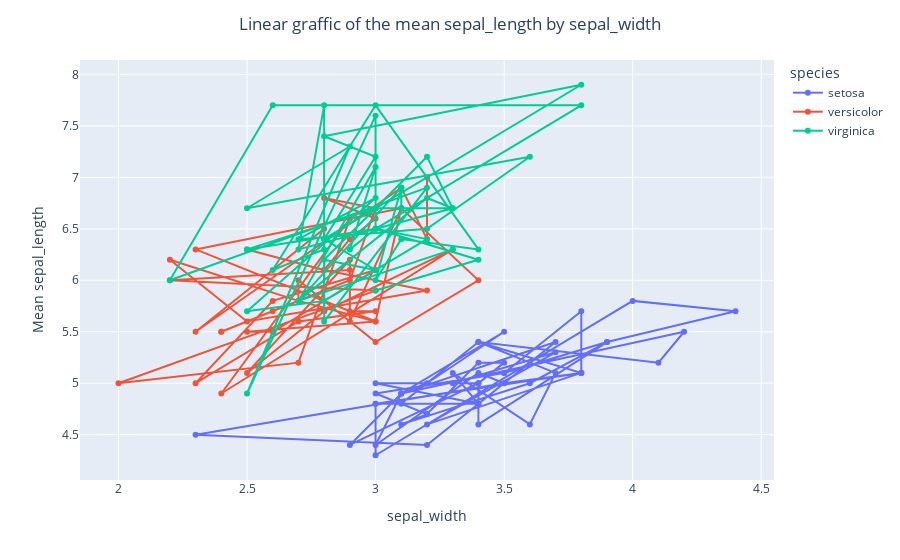

The code cell stored with this chart in its notebook:
### Markdown cell above
### Завдання 1.3

### Code cell
mean = data.groupby(['species', 'sepal_width'])['sepal_length'].mean().reset_index()
fig = px.line(data, x='sepal_width', y='sepal_length', color='species', markers=True)
fig.update_layout(xaxis_title='sepal_width', yaxis_title='Mean sepal_length')
fig.update_layout(title_text="Linear graffic of the mean sepal_length by sepal_width", title_x=0.5)
fig.show()

### Figure 1 — Plotly figure (JSON) as saved in the notebook; plotly's stock layout.template omitted (floating-point values rounded to 4 significant figures)
{"data": [{"hovertemplate": "species=setosa<br>sepal_width=%{x}<br>sepal_length=%{y}<extra></extra>", "legendgroup": "setosa", "line": {"color": "#636efa", "dash": "solid"}, "marker": {"symbol": "circle"}, "mode": "lines+markers", "name": "setosa", "orientation": "v", "showlegend": true, "type": "scatter", "x": [3.5, 3, 3.2, 3.1, 3.6, 3.9, 3.4, 3.4, 2.9, 3.1, 3.7, 3.4, 3, 3, 4, 4.4, 3.9, 3.5, 3.8, 3.8, 3.4, 3.7, 3.6, 3.3, 3.4, 3, 3.4, 3.5, 3.4, 3.2, 3.1, 3.4, 4.1, 4.2, 3.1, 3.2, 3.5, 3.1, 3, 3.4, 3.5, 2.3, 3.2, 3.5, 3.8, 3, 3.8, 3.2, 3.7, 3.3], "xaxis": "x", "y": [5.1, 4.9, 4.7, 4.6, 5, 5.4, 4.6, 5, 4.4, 4.9, 5.4, 4.8, 4.8, 4.3, 5.8, 5.7, 5.4, 5.1, 5.7, 5.1, 5.4, 5.1, 4.6, 5.1, 4.8, 5, 5, 5.2, 5.2, 4.7, 4.8, 5.4, 5.2, 5.5, 4.9, 5, 5.5, 4.9, 4.4, 5.1, 5, 4.5, 4.4, 5, 5.1, 4.8, 5.1, 4.6, 5.3, 5], "yaxis": "y"}, {"hovertemplate": "species=versicolor<br>sepal_width=%{x}<br>sepal_length=%{y}<extra></extra>", "legendgroup": "versicolor", "line": {"color": "#EF553B", "dash": "solid"}, "marker": {"symbol": "circle"}, "mode": "lines+markers", "name": "versicolor", "orientation": "v", "showlegend": true, "type": "scatter", "x": [3.2, 3.2, 3.1, 2.3, 2.8, 2.8, 3.3, 2.4, 2.9, 2.7, 2, 3, 2.2, 2.9, 2.9, 3.1, 3, 2.7, 2.2, 2.5, 3.2, 2.8, 2.5, 2.8, 2.9, 3, 2.8, 3, 2.9, 2.6, 2.4, 2.4, 2.7, 2.7, 3, 3.4, 3.1, 2.3, 3, 2.5, 2.6, 3, 2.6, 2.3, 2.7, 3, 2.9, 2.9, 2.5, 2.8], "xaxis": "x", "y": [7, 6.4, 6.9, 5.5, 6.5, 5.7, 6.3, 4.9, 6.6, 5.2, 5, 5.9, 6, 6.1, 5.6, 6.7, 5.6, 5.8, 6.2, 5.6, 5.9, 6.1, 6.3, 6.1, 6.4, 6.6, 6.8, 6.7, 6, 5.7, 5.5, 5.5, 5.8, 6, 5.4, 6, 6.7, 6.3, 5.6, 5.5, 5.5, 6.1, 5.8, 5, 5.6, 5.7, 5.7, 6.2, 5.1, 5.7], "yaxis": "y"}, {"hovertemplate": "species=virginica<br>sepal_width=%{x}<br>sepal_length=%{y}<extra></extra>", "legendgroup": "virginica", "line": {"color": "#00cc96", "dash": "solid"}, "marker": {"symbol": "circle"}, "mode": "lines+markers", "name": "virginica", "orientation": "v", "showlegend": true, "type": "scatter", "x": [3.3, 2.7, 3, 2.9, 3, 3, 2.5, 2.9, 2.5, 3.6, 3.2, 2.7, 3, 2.5, 2.8, 3.2, 3, 3.8, 2.6, 2.2, 3.2, 2.8, 2.8, 2.7, 3.3, 3.2, 2.8, 3, 2.8, 3, 2.8, 3.8, 2.8, 2.8, 2.6, 3, 3.4, 3.1, 3, 3.1, 3.1, 3.1, 2.7, 3.2, 3.3, 3, 2.5, 3, 3.4, 3], "xaxis": "x", "y": [6.3, 5.8, 7.1, 6.3, 6.5, 7.6, 4.9, 7.3, 6.7, 7.2, 6.5, 6.4, 6.8, 5.7, 5.8, 6.4, 6.5, 7.7, 7.7, 6, 6.9, 5.6, 7.7, 6.3, 6.7, 7.2, 6.2, 6.1, 6.4, 7.2, 7.4, 7.9, 6.4, 6.3, 6.1, 7.7, 6.3, 6.4, 6, 6.9, 6.7, 6.9, 5.8, 6.8, 6.7, 6.7, 6.3, 6.5, 6.2, 5.9], "yaxis": "y"}], "layout": {"legend": {"title": {"text": "species"}, "tracegroupgap": 0}, "margin": {"t": 60}, "title": {"text": "Linear graffic of the mean sepal_length by sepal_width", "x": 0.5}, "xaxis": {"anchor": "y", "domain": [0, 1], "title": {"text": "sepal_width"}}, "yaxis": {"anchor": "x", "domain": [0, 1], "title": {"text": "Mean sepal_length"}}}}
